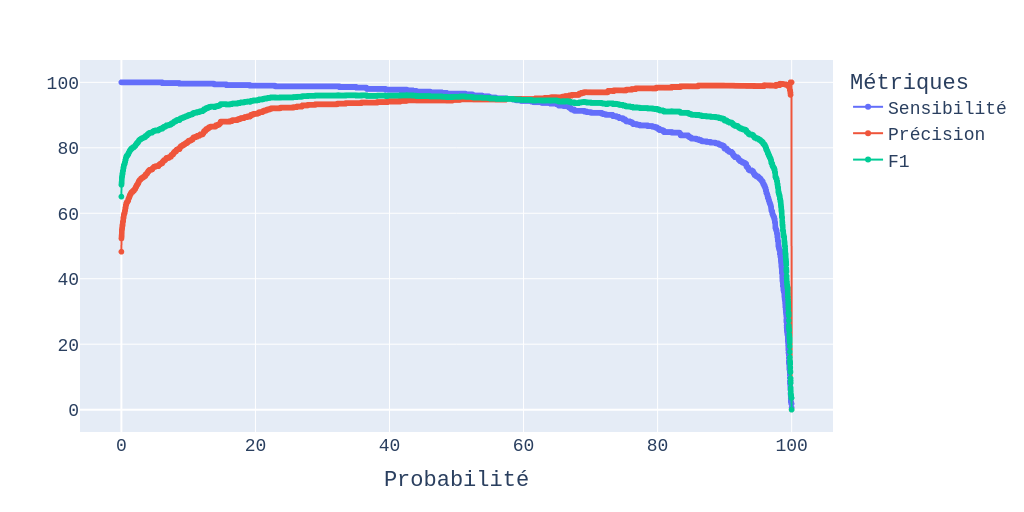

The cell this chart's notebook holds for it:
### Code cell
affichage = metriques.assign(Probabilité = metriques.Probabilite*100,
                             Sensibilité = metriques.Sensibilite*100,
                             Précision   = metriques.Precision*100,
                             F1          = metriques.F1Score*100
                             ).melt(id_vars=['Probabilité'],value_vars=['Sensibilité', 'Précision', 'F1'])
fig = px.line( affichage[::1], 
                  x='Probabilité', 
                  y='value', 
                  color='variable',
                  width=1024,
                  height=512,
                  )

fig.update_traces(mode="markers+lines")#, hovertemplate=None)

fig.update_layout(
    hovermode="x unified",
    hoverlabel=dict(
        bgcolor="white",
        font_size=16,
        font_family="Courier New, monospace"
    ),    
    # title="Plot Title",
    xaxis_title="Probabilité",
    yaxis_title="",
    legend_title="Métriques",
    font=dict(
        family="Courier New, monospace",
        size=18,
    )    
)

fig.show()

### Figure 1 — Plotly figure (JSON) as saved in the notebook; plotly's stock layout.template omitted (floating-point values rounded to 4 significant figures; data arrays with more than 128 entries replaced by an {"elided": "..."} marker saying what was removed)
{"data": [{"hovertemplate": "variable=Sensibilité<br>Probabilité=%{x}<br>value=%{y}<extra></extra>", "legendgroup": "Sensibilité", "line": {"color": "#636efa", "dash": "solid"}, "marker": {"symbol": "circle"}, "mode": "markers+lines", "name": "Sensibilité", "showlegend": true, "type": "scattergl", "x": {"elided": "10000 float values"}, "xaxis": "x", "y": {"elided": "10000 float values"}, "yaxis": "y"}, {"hovertemplate": "variable=Précision<br>Probabilité=%{x}<br>value=%{y}<extra></extra>", "legendgroup": "Précision", "line": {"color": "#EF553B", "dash": "solid"}, "marker": {"symbol": "circle"}, "mode": "markers+lines", "name": "Précision", "showlegend": true, "type": "scattergl", "x": {"elided": "10000 float values"}, "xaxis": "x", "y": {"elided": "10000 float values"}, "yaxis": "y"}, {"hovertemplate": "variable=F1<br>Probabilité=%{x}<br>value=%{y}<extra></extra>", "legendgroup": "F1", "line": {"color": "#00cc96", "dash": "solid"}, "marker": {"symbol": "circle"}, "mode": "markers+lines", "name": "F1", "showlegend": true, "type": "scattergl", "x": {"elided": "10000 float values"}, "xaxis": "x", "y": {"elided": "10000 float values"}, "yaxis": "y"}], "layout": {"font": {"family": "Courier New, monospace", "size": 18}, "height": 512, "hoverlabel": {"bgcolor": "white", "font": {"family": "Courier New, monospace", "size": 16}}, "hovermode": "x unified", "legend": {"title": {"text": "Métriques"}, "tracegroupgap": 0}, "margin": {"t": 60}, "width": 1024, "xaxis": {"anchor": "y", "domain": [0, 1], "title": {"text": "Probabilité"}}, "yaxis": {"anchor": "x", "domain": [0, 1], "title": {"text": ""}}}}
